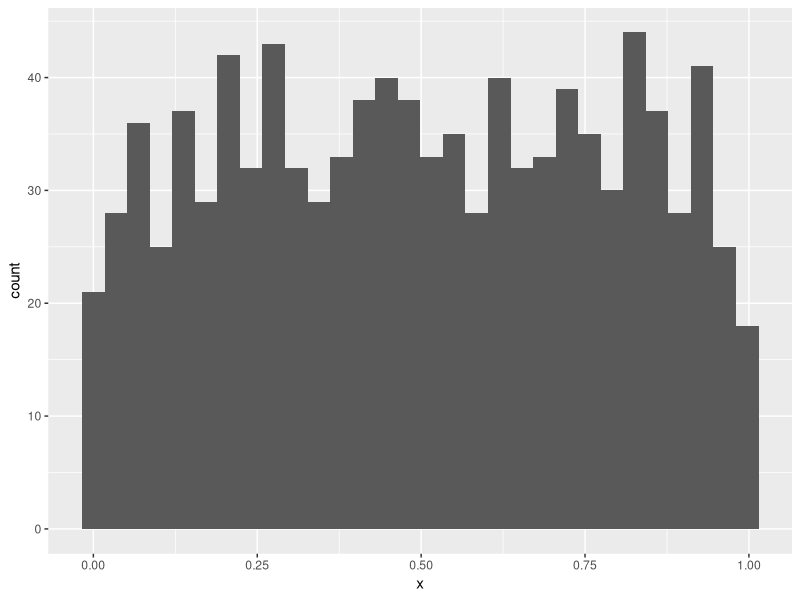

Write the R code that produced this figure.
## ---- chunk 1
options(crayon.enabled = FALSE) # suppress colorised warnings to be displayed correctly
gc() # garbage collection
rm(list = ls()) # clear variables
## ---- chunk 2
seed <- 42
print((75 * seed) %% (2 ^ 16 + 1))
## ---- chunk 3
runif_zx81 <- function(seed, n, min = 0, max = 1) {
  
  # Set the a and m parameters as specified.
  a <- 75
  m <- 2 ^ 16 + 1
  
  # Add warning messages in case the seed input is negative or larger than m.
  if (seed < 0 | seed > m) {
    stop("Error: seed should be positive and smaller than m")
  }
  
  # Initialise an empty vector to save the draws, and save the start of the 
  # sequence as the first draw. Hint: how do you access elements of vectors?
  output <- c(seed)
  
  # Run a for loop to construct as many elements of the sequence as specified by
  # the number of draws n.
  current_element <- seed
  while (length(output) <= n) {
    current_element <- (current_element * a) %% m
    output <- append(output, current_element)
  }
  
  # Adjust the interval of your vector to run from min to max.
  output <- output / m #normalisation
  output * (max - min) + min #rescale and reposition
  
  # Return the vector of pseudorandom numbers.
  output
}
## ---- chunk 4
library(tidyverse)
tibble(x = runif_zx81(seed = 114, n = 1000)) |>
  ggplot(aes(x = x)) +
  geom_histogram()
## ---- chunk 5
rnorm_zx81 <- \() {
  
}
